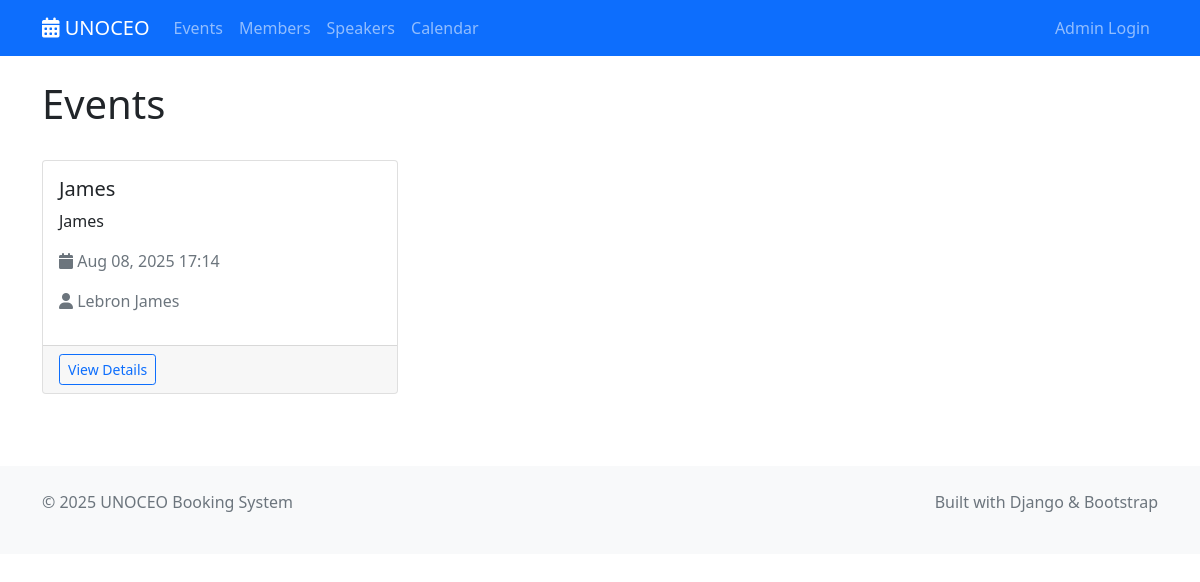
Page /events/ on the earlier database version.
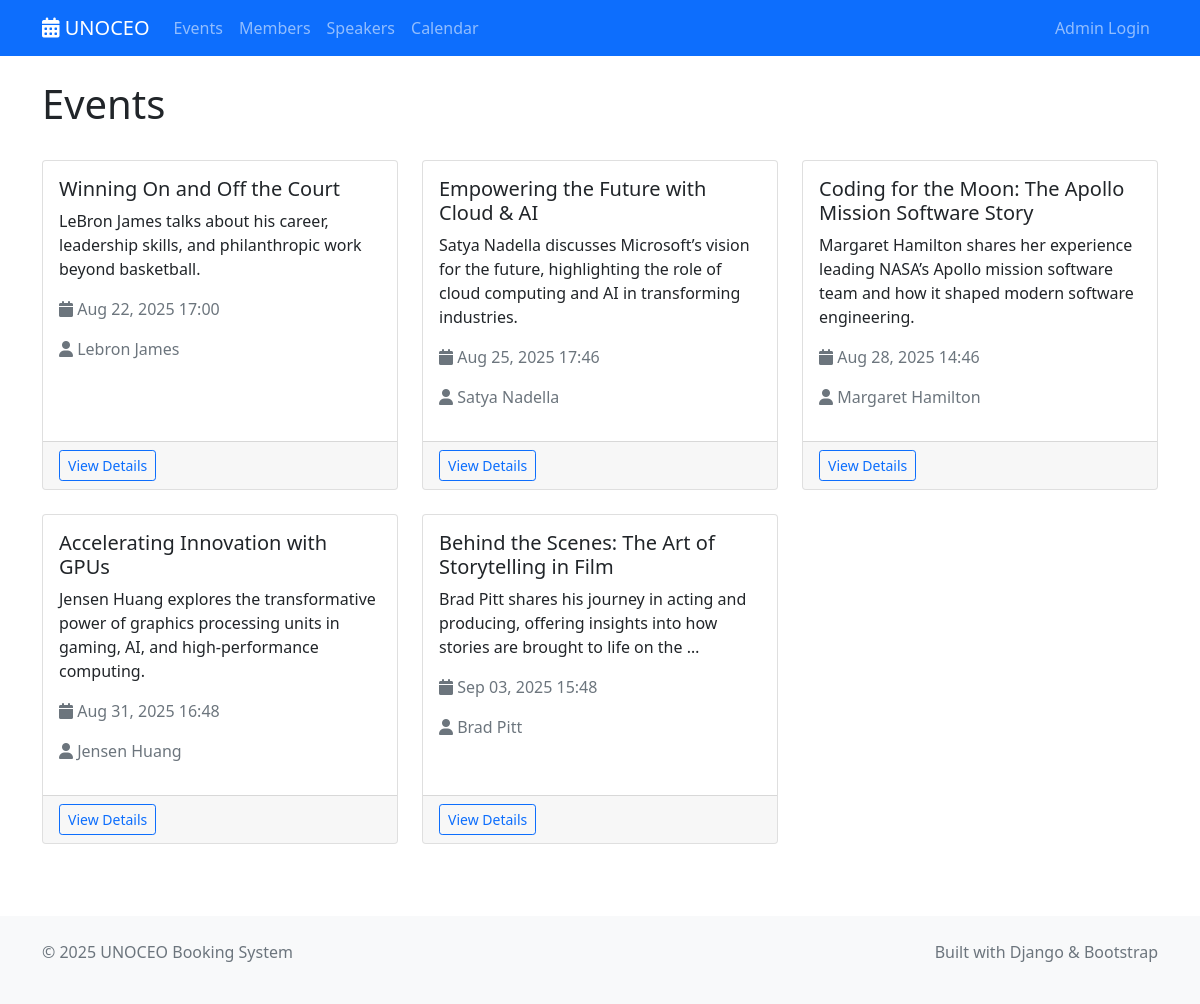
Same page on the later database version.
### shared/models.py (models this page shows, shortened)
class Event(models.Model):
    title = models.CharField(max_length=300)
    description = models.TextField()
    start_datetime = models.DateTimeField()
    end_datetime = models.DateTimeField()
    speaker = models.ForeignKey(Speaker, on_delete=models.CASCADE)  # Required
    created_by = models.ForeignKey(User, on_delete=models.CASCADE)
    created_at = models.DateTimeField(auto_now_add=True)
    updated_at = models.DateTimeField(auto_now=True)
    class Meta:
        ordering = ['-start_datetime']

class Speaker(models.Model):
    name = models.CharField(max_length=200)
    email = models.EmailField(validators=[EmailValidator()])
    bio = models.TextField(blank=True)
    company_name = models.CharField(max_length=200, blank=True, help_text="Speaker's company or organization")
    created_at = models.DateTimeField(auto_now_add=True)
    updated_at = models.DateTimeField(auto_now=True)
    class Meta:
        ordering = ['name']

### event_management/display/views.py (the view)
# urls.py: path('', views.EventListView.as_view(), name='list'),
class EventListView(ListView):
    model = Event
    template_name = 'event_management/list.html'
    context_object_name = 'events'
    paginate_by = 10
    def get_queryset(self):
        return Event.objects.all().order_by('start_datetime')

### event_management/display/templates/event_management/list.html (shortened to what this page needs)
{% extends 'base.html' %}
{% block content %}
<div class="container mt-4">
    <div class="d-flex justify-content-between align-items-center mb-4">
        <h1>Events</h1>
    </div>
    {% if events %}
        <div class="row">
            {% for event in events %}
                <div class="col-md-6 col-lg-4 mb-4">
                    <div class="card h-100">
                        <div class="card-body">
                            <h5 class="card-title">{{ event.title }}</h5>
                            <p class="card-text">{{ event.description|truncatewords:20 }}</p>
                            <p class="text-muted">
                                <i class="fas fa-calendar"></i> {{ event.start_datetime|date:"M d, Y H:i" }}
                            </p>
                            <p class="text-muted">
                                <i class="fas fa-user"></i> {{ event.speaker.name }}
                            </p>
                        </div>
                        <div class="card-footer">
                            <a href="{% url 'event_management:detail' event.pk %}" class="btn btn-outline-primary btn-sm">
                                View Details
                            </a>
                        </div>
                    </div>
                </div>
            {% endfor %}
        </div>
    {% endif %}
</div>
{% endblock %}

### templates/base.html (shortened to what this page needs)
<!DOCTYPE html>
<html lang="en">
<head>
    <link href="https://cdn.jsdelivr.net/npm/bootstrap@5.1.3/dist/css/bootstrap.min.css" rel="stylesheet">
    <link href="https://cdnjs.cloudflare.com/ajax/libs/font-awesome/6.0.0/css/all.min.css" rel="stylesheet">
</head>
<body>
    <nav class="navbar navbar-expand-lg navbar-dark bg-primary">
        <div class="container">
            <a class="navbar-brand" href="{% url 'event_management:list' %}">
                <i class="fas fa-calendar-alt"></i> UNOCEO
            </a>
            <div class="collapse navbar-collapse" id="navbarNav">
                <ul class="navbar-nav me-auto">
                    <li class="nav-item">
                        <a class="nav-link" href="{% url 'event_management:list' %}">Events</a>
                    </li>
                    <li class="nav-item">
                        <a class="nav-link" href="{% url 'member_management:list' %}">Members</a>
                    </li>
                    <li class="nav-item">
                        <a class="nav-link" href="{% url 'speaker_management:list' %}">Speakers</a>
                    </li>
                    <li class="nav-item">
                        <a class="nav-link" href="{% url 'event_calendar:view' %}">Calendar</a>
                    </li>
                </ul>
                <ul class="navbar-nav">
                    {% if user.is_authenticated %}
                        <li class="nav-item dropdown">
                            <a class="nav-link dropdown-toggle" href="#" id="navbarDropdown" role="button" data-bs-toggle="dropdown">
                                <i class="fas fa-user"></i> {{ user.username }}
                            </a>
                            <ul class="dropdown-menu">
                                <li><a class="dropdown-item" href="{% url 'login_system:main_menu' %}">Admin Dashboard</a></li>
                                <li><a class="dropdown-item" href="{% url 'admin:index' %}">Admin Panel</a></li>
                                <li><hr class="dropdown-divider"></li>
                                <li><a class="dropdown-item" href="{% url 'login_system:logout' %}">Logout</a></li>
                            </ul>
                        </li>
                    {% else %}
                        <li class="nav-item">
                            <a class="nav-link" href="{% url 'login_system:login' %}">Admin Login</a>
                        </li>
                    {% endif %}
                </ul>
            </div>
        </div>
    </nav>
    <main>
        {% block content %}{% endblock %}
    </main>
    <footer class="bg-light mt-5 py-4">
        <div class="container">
            <div class="row">
                <div class="col-md-6">
                    <p class="text-muted">&copy; 2025 UNOCEO Booking System</p>
                </div>
                <div class="col-md-6 text-end">
                    <p class="text-muted">Built with Django & Bootstrap</p>
                </div>
            </div>
        </div>
    </footer>
</body>
</html>

Differences in the rows shown:
changed Event "Lebron James": title "James" → "Winning On and Off the Court"; description "James" → "LeBron James talks about his career, leadership skills, and philanthropic work beyond basketball."; start_datetime "Aug 08, 2025 17:14" → "Aug 22, 2025 17:00"
added Event: title "Empowering the Future with Cloud & AI", description "Satya Nadella discusses Microsoft’s vision for the future, highlighting the role of cloud computing and AI in transforming industries.", start_datetime "Aug 25, 2025 17:46", speaker.name "Satya Nadella"
added Event: title "Coding for the Moon: The Apollo Mission Software Story", description "Margaret Hamilton shares her experience leading NASA’s Apollo mission software team and how it shaped modern software engineering.", start_datetime "Aug 28, 2025 14:46", speaker.name "Margaret Hamilton"
added Event: title "Accelerating Innovation with GPUs", description "Jensen Huang explores the transformative power of graphics processing units in gaming, AI, and high-performance computing.", start_datetime "Aug 31, 2025 16:48", speaker.name "Jensen Huang"
added Event: title "Behind the Scenes: The Art of Storytelling in Film", description "Brad Pitt shares his journey in acting and producing, offering insights into how stories are brought to life on the …", start_datetime "Sep 03, 2025 15:48", speaker.name "Brad Pitt"
